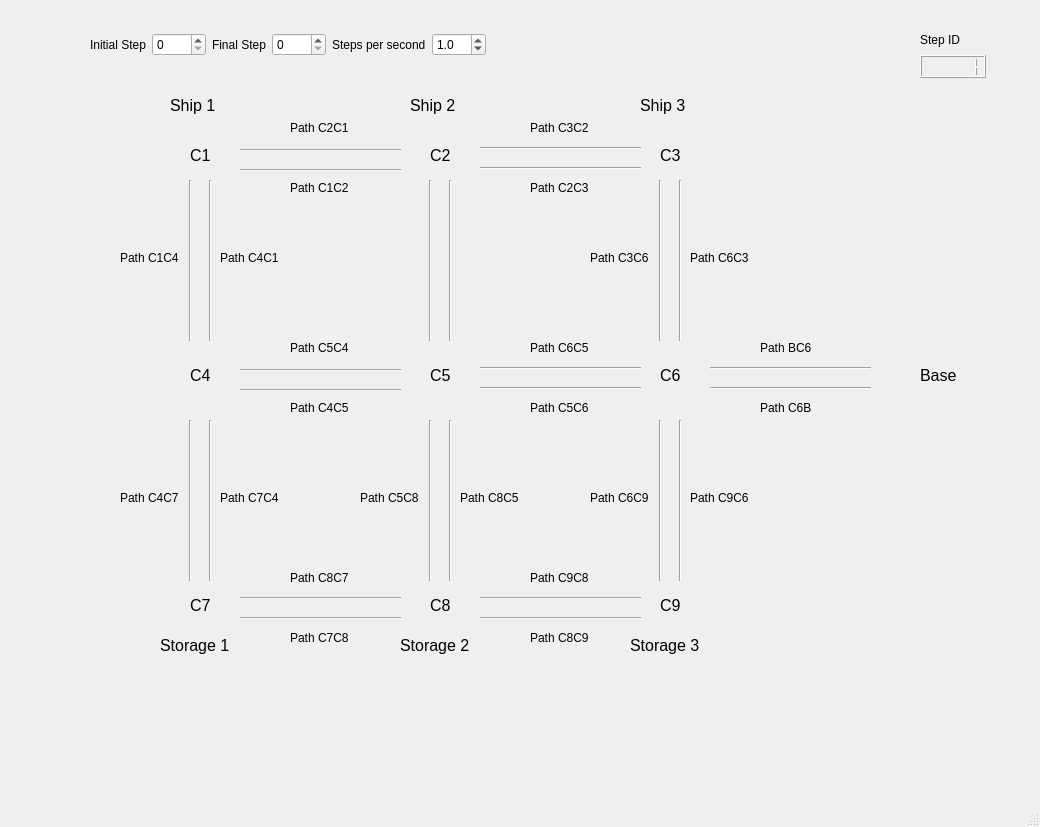
<?xml version="1.0" encoding="UTF-8"?>
<ui version="4.0">
 <class>MainWindow</class>
 <widget class="QMainWindow" name="MainWindow">
  <property name="geometry">
   <rect>
    <x>0</x>
    <y>0</y>
    <width>1040</width>
    <height>827</height>
   </rect>
  </property>
  <property name="windowTitle">
   <string>MainWindow</string>
  </property>
  <widget class="QWidget" name="centralwidget">
   <widget class="Line" name="line_PathC5C4">
    <property name="geometry">
     <rect>
      <x>240</x>
      <y>360</y>
      <width>161</width>
      <height>20</height>
     </rect>
    </property>
    <property name="orientation">
     <enum>Qt::Horizontal</enum>
    </property>
   </widget>
   <widget class="Line" name="line_PathC4C5">
    <property name="geometry">
     <rect>
      <x>240</x>
      <y>380</y>
      <width>161</width>
      <height>20</height>
     </rect>
    </property>
    <property name="orientation">
     <enum>Qt::Horizontal</enum>
    </property>
   </widget>
   <widget class="Line" name="line_PathC6C5">
    <property name="geometry">
     <rect>
      <x>480</x>
      <y>360</y>
      <width>161</width>
      <height>16</height>
     </rect>
    </property>
    <property name="orientation">
     <enum>Qt::Horizontal</enum>
    </property>
   </widget>
   <widget class="Line" name="line_PathC5C6">
    <property name="geometry">
     <rect>
      <x>480</x>
      <y>380</y>
      <width>161</width>
      <height>16</height>
     </rect>
    </property>
    <property name="orientation">
     <enum>Qt::Horizontal</enum>
    </property>
   </widget>
   <widget class="Line" name="line_PathC2C5">
    <property name="geometry">
     <rect>
      <x>420</x>
      <y>180</y>
      <width>21</width>
      <height>161</height>
     </rect>
    </property>
    <property name="orientation">
     <enum>Qt::Vertical</enum>
    </property>
   </widget>
   <widget class="Line" name="line_PathC5C2">
    <property name="enabled">
     <bool>true</bool>
    </property>
    <property name="geometry">
     <rect>
      <x>440</x>
      <y>180</y>
      <width>21</width>
      <height>161</height>
     </rect>
    </property>
    <property name="orientation">
     <enum>Qt::Vertical</enum>
    </property>
   </widget>
   <widget class="Line" name="line_PathC8C5">
    <property name="enabled">
     <bool>true</bool>
    </property>
    <property name="geometry">
     <rect>
      <x>440</x>
      <y>420</y>
      <width>21</width>
      <height>161</height>
     </rect>
    </property>
    <property name="orientation">
     <enum>Qt::Vertical</enum>
    </property>
   </widget>
   <widget class="Line" name="line_PathC5C8">
    <property name="geometry">
     <rect>
      <x>420</x>
      <y>420</y>
      <width>21</width>
      <height>161</height>
     </rect>
    </property>
    <property name="orientation">
     <enum>Qt::Vertical</enum>
    </property>
   </widget>
   <widget class="Line" name="line_PathC3C6">
    <property name="geometry">
     <rect>
      <x>650</x>
      <y>180</y>
      <width>21</width>
      <height>161</height>
     </rect>
    </property>
    <property name="orientation">
     <enum>Qt::Vertical</enum>
    </property>
   </widget>
   <widget class="Line" name="line_PathC6C3">
    <property name="enabled">
     <bool>true</bool>
    </property>
    <property name="geometry">
     <rect>
      <x>670</x>
      <y>180</y>
      <width>21</width>
      <height>161</height>
     </rect>
    </property>
    <property name="orientation">
     <enum>Qt::Vertical</enum>
    </property>
   </widget>
   <widget class="Line" name="line_PathC1C4">
    <property name="geometry">
     <rect>
      <x>180</x>
      <y>180</y>
      <width>21</width>
      <height>161</height>
     </rect>
    </property>
    <property name="orientation">
     <enum>Qt::Vertical</enum>
    </property>
   </widget>
   <widget class="Line" name="line_PathC4C1">
    <property name="enabled">
     <bool>true</bool>
    </property>
    <property name="geometry">
     <rect>
      <x>200</x>
      <y>180</y>
      <width>21</width>
      <height>161</height>
     </rect>
    </property>
    <property name="orientation">
     <enum>Qt::Vertical</enum>
    </property>
   </widget>
   <widget class="Line" name="line_PathC4C7">
    <property name="geometry">
     <rect>
      <x>180</x>
      <y>420</y>
      <width>21</width>
      <height>161</height>
     </rect>
    </property>
    <property name="orientation">
     <enum>Qt::Vertical</enum>
    </property>
   </widget>
   <widget class="Line" name="line_PathC7C4">
    <property name="enabled">
     <bool>true</bool>
    </property>
    <property name="geometry">
     <rect>
      <x>200</x>
      <y>420</y>
      <width>21</width>
      <height>161</height>
     </rect>
    </property>
    <property name="orientation">
     <enum>Qt::Vertical</enum>
    </property>
   </widget>
   <widget class="Line" name="line_PathC6C9">
    <property name="geometry">
     <rect>
      <x>650</x>
      <y>420</y>
      <width>21</width>
      <height>161</height>
     </rect>
    </property>
    <property name="orientation">
     <enum>Qt::Vertical</enum>
    </property>
   </widget>
   <widget class="Line" name="line_PathC9C6">
    <property name="enabled">
     <bool>true</bool>
    </property>
    <property name="geometry">
     <rect>
      <x>670</x>
      <y>420</y>
      <width>21</width>
      <height>161</height>
     </rect>
    </property>
    <property name="orientation">
     <enum>Qt::Vertical</enum>
    </property>
   </widget>
   <widget class="Line" name="line_PathC6B">
    <property name="geometry">
     <rect>
      <x>710</x>
      <y>380</y>
      <width>161</width>
      <height>16</height>
     </rect>
    </property>
    <property name="orientation">
     <enum>Qt::Horizontal</enum>
    </property>
   </widget>
   <widget class="Line" name="line_PathBC6">
    <property name="geometry">
     <rect>
      <x>710</x>
      <y>360</y>
      <width>161</width>
      <height>16</height>
     </rect>
    </property>
    <property name="orientation">
     <enum>Qt::Horizontal</enum>
    </property>
   </widget>
   <widget class="QLabel" name="label_Ship1">
    <property name="geometry">
     <rect>
      <x>170</x>
      <y>90</y>
      <width>61</width>
      <height>31</height>
     </rect>
    </property>
    <property name="font">
     <font>
      <pointsize>12</pointsize>
     </font>
    </property>
    <property name="text">
     <string>Ship 1 </string>
    </property>
   </widget>
   <widget class="QLabel" name="label_Ship2">
    <property name="geometry">
     <rect>
      <x>410</x>
      <y>90</y>
      <width>61</width>
      <height>31</height>
     </rect>
    </property>
    <property name="font">
     <font>
      <pointsize>12</pointsize>
     </font>
    </property>
    <property name="text">
     <string>Ship 2</string>
    </property>
   </widget>
   <widget class="QLabel" name="label_Ship3">
    <property name="geometry">
     <rect>
      <x>640</x>
      <y>90</y>
      <width>61</width>
      <height>31</height>
     </rect>
    </property>
    <property name="font">
     <font>
      <pointsize>12</pointsize>
     </font>
    </property>
    <property name="text">
     <string>Ship 3 </string>
    </property>
   </widget>
   <widget class="QLabel" name="label_Storage1">
    <property name="geometry">
     <rect>
      <x>160</x>
      <y>630</y>
      <width>101</width>
      <height>31</height>
     </rect>
    </property>
    <property name="font">
     <font>
      <pointsize>12</pointsize>
     </font>
    </property>
    <property name="text">
     <string>Storage 1 </string>
    </property>
   </widget>
   <widget class="QLabel" name="label_Storage2">
    <property name="geometry">
     <rect>
      <x>400</x>
      <y>630</y>
      <width>101</width>
      <height>31</height>
     </rect>
    </property>
    <property name="font">
     <font>
      <pointsize>12</pointsize>
     </font>
    </property>
    <property name="text">
     <string>Storage 2</string>
    </property>
   </widget>
   <widget class="QLabel" name="label_Storage3">
    <property name="geometry">
     <rect>
      <x>630</x>
      <y>630</y>
      <width>101</width>
      <height>31</height>
     </rect>
    </property>
    <property name="font">
     <font>
      <pointsize>12</pointsize>
     </font>
    </property>
    <property name="text">
     <string>Storage 3</string>
    </property>
   </widget>
   <widget class="QLabel" name="label_c1">
    <property name="geometry">
     <rect>
      <x>190</x>
      <y>140</y>
      <width>31</width>
      <height>31</height>
     </rect>
    </property>
    <property name="font">
     <font>
      <pointsize>12</pointsize>
     </font>
    </property>
    <property name="text">
     <string>C1</string>
    </property>
   </widget>
   <widget class="QLabel" name="label_c2">
    <property name="geometry">
     <rect>
      <x>430</x>
      <y>140</y>
      <width>31</width>
      <height>31</height>
     </rect>
    </property>
    <property name="font">
     <font>
      <pointsize>12</pointsize>
     </font>
    </property>
    <property name="text">
     <string>C2</string>
    </property>
   </widget>
   <widget class="QLabel" name="label_c3">
    <property name="geometry">
     <rect>
      <x>660</x>
      <y>140</y>
      <width>31</width>
      <height>31</height>
     </rect>
    </property>
    <property name="font">
     <font>
      <pointsize>12</pointsize>
     </font>
    </property>
    <property name="text">
     <string>C3</string>
    </property>
   </widget>
   <widget class="QLabel" name="label_c4">
    <property name="geometry">
     <rect>
      <x>190</x>
      <y>360</y>
      <width>31</width>
      <height>31</height>
     </rect>
    </property>
    <property name="font">
     <font>
      <pointsize>12</pointsize>
     </font>
    </property>
    <property name="text">
     <string>C4</string>
    </property>
   </widget>
   <widget class="QLabel" name="label_c5">
    <property name="geometry">
     <rect>
      <x>430</x>
      <y>360</y>
      <width>31</width>
      <height>31</height>
     </rect>
    </property>
    <property name="font">
     <font>
      <pointsize>12</pointsize>
     </font>
    </property>
    <property name="text">
     <string>C5</string>
    </property>
   </widget>
   <widget class="QLabel" name="label_c6">
    <property name="geometry">
     <rect>
      <x>660</x>
      <y>360</y>
      <width>31</width>
      <height>31</height>
     </rect>
    </property>
    <property name="font">
     <font>
      <pointsize>12</pointsize>
     </font>
    </property>
    <property name="text">
     <string>C6</string>
    </property>
   </widget>
   <widget class="QLabel" name="label_c7">
    <property name="geometry">
     <rect>
      <x>190</x>
      <y>590</y>
      <width>31</width>
      <height>31</height>
     </rect>
    </property>
    <property name="font">
     <font>
      <pointsize>12</pointsize>
     </font>
    </property>
    <property name="text">
     <string>C7</string>
    </property>
   </widget>
   <widget class="QLabel" name="label_c8">
    <property name="geometry">
     <rect>
      <x>430</x>
      <y>590</y>
      <width>31</width>
      <height>31</height>
     </rect>
    </property>
    <property name="font">
     <font>
      <pointsize>12</pointsize>
     </font>
    </property>
    <property name="text">
     <string>C8</string>
    </property>
   </widget>
   <widget class="QLabel" name="label_c9">
    <property name="geometry">
     <rect>
      <x>660</x>
      <y>590</y>
      <width>31</width>
      <height>31</height>
     </rect>
    </property>
    <property name="font">
     <font>
      <pointsize>12</pointsize>
     </font>
    </property>
    <property name="text">
     <string>C9</string>
    </property>
   </widget>
   <widget class="QLabel" name="label_Base">
    <property name="geometry">
     <rect>
      <x>920</x>
      <y>360</y>
      <width>61</width>
      <height>31</height>
     </rect>
    </property>
    <property name="font">
     <font>
      <pointsize>12</pointsize>
     </font>
    </property>
    <property name="text">
     <string>Base</string>
    </property>
   </widget>
   <widget class="Line" name="line_PathC2C1">
    <property name="geometry">
     <rect>
      <x>240</x>
      <y>140</y>
      <width>161</width>
      <height>20</height>
     </rect>
    </property>
    <property name="orientation">
     <enum>Qt::Horizontal</enum>
    </property>
   </widget>
   <widget class="Line" name="line_PathC1C2">
    <property name="geometry">
     <rect>
      <x>240</x>
      <y>160</y>
      <width>161</width>
      <height>20</height>
     </rect>
    </property>
    <property name="orientation">
     <enum>Qt::Horizontal</enum>
    </property>
   </widget>
   <widget class="Line" name="line_PathC2C3">
    <property name="geometry">
     <rect>
      <x>480</x>
      <y>160</y>
      <width>161</width>
      <height>16</height>
     </rect>
    </property>
    <property name="orientation">
     <enum>Qt::Horizontal</enum>
    </property>
   </widget>
   <widget class="Line" name="line_PathC3C2">
    <property name="geometry">
     <rect>
      <x>480</x>
      <y>140</y>
      <width>161</width>
      <height>16</height>
     </rect>
    </property>
    <property name="orientation">
     <enum>Qt::Horizontal</enum>
    </property>
   </widget>
   <widget class="Line" name="line_PathC8C9">
    <property name="geometry">
     <rect>
      <x>480</x>
      <y>610</y>
      <width>161</width>
      <height>16</height>
     </rect>
    </property>
    <property name="orientation">
     <enum>Qt::Horizontal</enum>
    </property>
   </widget>
   <widget class="Line" name="line_PathC9C8">
    <property name="geometry">
     <rect>
      <x>480</x>
      <y>590</y>
      <width>161</width>
      <height>16</height>
     </rect>
    </property>
    <property name="orientation">
     <enum>Qt::Horizontal</enum>
    </property>
   </widget>
   <widget class="Line" name="line_PathC7C8">
    <property name="geometry">
     <rect>
      <x>240</x>
      <y>610</y>
      <width>161</width>
      <height>16</height>
     </rect>
    </property>
    <property name="orientation">
     <enum>Qt::Horizontal</enum>
    </property>
   </widget>
   <widget class="Line" name="line_PathC8C7">
    <property name="geometry">
     <rect>
      <x>240</x>
      <y>590</y>
      <width>161</width>
      <height>16</height>
     </rect>
    </property>
    <property name="orientation">
     <enum>Qt::Horizontal</enum>
    </property>
   </widget>
   <widget class="QLabel" name="label_PathC1C2">
    <property name="geometry">
     <rect>
      <x>290</x>
      <y>180</y>
      <width>61</width>
      <height>16</height>
     </rect>
    </property>
    <property name="text">
     <string>Path C1C2</string>
    </property>
   </widget>
   <widget class="QLabel" name="label_PathC2C1">
    <property name="geometry">
     <rect>
      <x>290</x>
      <y>120</y>
      <width>61</width>
      <height>16</height>
     </rect>
    </property>
    <property name="text">
     <string>Path C2C1</string>
    </property>
   </widget>
   <widget class="QLabel" name="label_PathC3C2">
    <property name="geometry">
     <rect>
      <x>530</x>
      <y>120</y>
      <width>61</width>
      <height>16</height>
     </rect>
    </property>
    <property name="text">
     <string>Path C3C2</string>
    </property>
   </widget>
   <widget class="QLabel" name="label_PathC2C3">
    <property name="geometry">
     <rect>
      <x>530</x>
      <y>180</y>
      <width>61</width>
      <height>16</height>
     </rect>
    </property>
    <property name="text">
     <string>Path C2C3</string>
    </property>
   </widget>
   <widget class="QLabel" name="label_PathC6C5">
    <property name="geometry">
     <rect>
      <x>530</x>
      <y>340</y>
      <width>61</width>
      <height>16</height>
     </rect>
    </property>
    <property name="text">
     <string>Path C6C5</string>
    </property>
   </widget>
   <widget class="QLabel" name="label_PathC5C6">
    <property name="geometry">
     <rect>
      <x>530</x>
      <y>400</y>
      <width>61</width>
      <height>16</height>
     </rect>
    </property>
    <property name="text">
     <string>Path C5C6</string>
    </property>
   </widget>
   <widget class="QLabel" name="label_PathC5C4">
    <property name="geometry">
     <rect>
      <x>290</x>
      <y>340</y>
      <width>61</width>
      <height>16</height>
     </rect>
    </property>
    <property name="text">
     <string>Path C5C4</string>
    </property>
   </widget>
   <widget class="QLabel" name="label_PathC4C5">
    <property name="geometry">
     <rect>
      <x>290</x>
      <y>400</y>
      <width>61</width>
      <height>16</height>
     </rect>
    </property>
    <property name="text">
     <string>Path C4C5</string>
    </property>
   </widget>
   <widget class="QLabel" name="label_PathC8C7">
    <property name="geometry">
     <rect>
      <x>290</x>
      <y>570</y>
      <width>61</width>
      <height>16</height>
     </rect>
    </property>
    <property name="text">
     <string>Path C8C7</string>
    </property>
   </widget>
   <widget class="QLabel" name="label_PathC7C8">
    <property name="geometry">
     <rect>
      <x>290</x>
      <y>630</y>
      <width>61</width>
      <height>16</height>
     </rect>
    </property>
    <property name="text">
     <string>Path C7C8</string>
    </property>
   </widget>
   <widget class="QLabel" name="label_PathC9C2">
    <property name="geometry">
     <rect>
      <x>530</x>
      <y>570</y>
      <width>61</width>
      <height>16</height>
     </rect>
    </property>
    <property name="text">
     <string>Path C9C8</string>
    </property>
   </widget>
   <widget class="QLabel" name="label_PathC8C9">
    <property name="geometry">
     <rect>
      <x>530</x>
      <y>630</y>
      <width>61</width>
      <height>16</height>
     </rect>
    </property>
    <property name="text">
     <string>Path C8C9</string>
    </property>
   </widget>
   <widget class="QLabel" name="label_PathBC6">
    <property name="geometry">
     <rect>
      <x>760</x>
      <y>340</y>
      <width>61</width>
      <height>16</height>
     </rect>
    </property>
    <property name="text">
     <string>Path BC6</string>
    </property>
   </widget>
   <widget class="QLabel" name="label_PathC6B">
    <property name="geometry">
     <rect>
      <x>760</x>
      <y>400</y>
      <width>61</width>
      <height>16</height>
     </rect>
    </property>
    <property name="text">
     <string>Path C6B</string>
    </property>
   </widget>
   <widget class="QLabel" name="label_PathC6C3">
    <property name="geometry">
     <rect>
      <x>690</x>
      <y>250</y>
      <width>61</width>
      <height>16</height>
     </rect>
    </property>
    <property name="text">
     <string>Path C6C3</string>
    </property>
   </widget>
   <widget class="QLabel" name="label_PathC3C6">
    <property name="geometry">
     <rect>
      <x>590</x>
      <y>250</y>
      <width>61</width>
      <height>16</height>
     </rect>
    </property>
    <property name="text">
     <string>Path C3C6</string>
    </property>
   </widget>
   <widget class="QLabel" name="label_PathC9C6">
    <property name="geometry">
     <rect>
      <x>690</x>
      <y>490</y>
      <width>61</width>
      <height>16</height>
     </rect>
    </property>
    <property name="text">
     <string>Path C9C6</string>
    </property>
   </widget>
   <widget class="QLabel" name="label_PathC6C9">
    <property name="geometry">
     <rect>
      <x>590</x>
      <y>490</y>
      <width>61</width>
      <height>16</height>
     </rect>
    </property>
    <property name="text">
     <string>Path C6C9</string>
    </property>
   </widget>
   <widget class="QLabel" name="label_PathC8C5">
    <property name="geometry">
     <rect>
      <x>460</x>
      <y>490</y>
      <width>61</width>
      <height>16</height>
     </rect>
    </property>
    <property name="text">
     <string>Path C8C5</string>
    </property>
   </widget>
   <widget class="QLabel" name="label_PathC5C8">
    <property name="geometry">
     <rect>
      <x>360</x>
      <y>490</y>
      <width>61</width>
      <height>16</height>
     </rect>
    </property>
    <property name="text">
     <string>Path C5C8</string>
    </property>
   </widget>
   <widget class="QLabel" name="label_PathC7C4">
    <property name="geometry">
     <rect>
      <x>220</x>
      <y>490</y>
      <width>61</width>
      <height>16</height>
     </rect>
    </property>
    <property name="text">
     <string>Path C7C4</string>
    </property>
   </widget>
   <widget class="QLabel" name="label_PathC4C7">
    <property name="geometry">
     <rect>
      <x>120</x>
      <y>490</y>
      <width>61</width>
      <height>16</height>
     </rect>
    </property>
    <property name="text">
     <string>Path C4C7</string>
    </property>
   </widget>
   <widget class="QLabel" name="label_PathC4C1">
    <property name="geometry">
     <rect>
      <x>220</x>
      <y>250</y>
      <width>61</width>
      <height>16</height>
     </rect>
    </property>
    <property name="text">
     <string>Path C4C1</string>
    </property>
   </widget>
   <widget class="QLabel" name="label_PathC1C4">
    <property name="geometry">
     <rect>
      <x>120</x>
      <y>250</y>
      <width>61</width>
      <height>16</height>
     </rect>
    </property>
    <property name="text">
     <string>Path C1C4</string>
    </property>
   </widget>
   <widget class="QWidget" name="">
    <property name="geometry">
     <rect>
      <x>90</x>
      <y>30</y>
      <width>396</width>
      <height>29</height>
     </rect>
    </property>
    <layout class="QHBoxLayout" name="horizontalLayout">
     <item>
      <widget class="QLabel" name="label">
       <property name="text">
        <string>Initial Step</string>
       </property>
      </widget>
     </item>
     <item>
      <widget class="QSpinBox" name="spinBox"/>
     </item>
     <item>
      <widget class="QLabel" name="label_2">
       <property name="text">
        <string>Final Step</string>
       </property>
      </widget>
     </item>
     <item>
      <widget class="QSpinBox" name="spinBox_2"/>
     </item>
     <item>
      <widget class="QLabel" name="label_3">
       <property name="text">
        <string>Steps per second</string>
       </property>
      </widget>
     </item>
     <item>
      <widget class="QDoubleSpinBox" name="doubleSpinBox">
       <property name="decimals">
        <number>1</number>
       </property>
       <property name="minimum">
        <double>0.100000000000000</double>
       </property>
       <property name="maximum">
        <double>5.000000000000000</double>
       </property>
       <property name="singleStep">
        <double>0.100000000000000</double>
       </property>
       <property name="value">
        <double>1.000000000000000</double>
       </property>
      </widget>
     </item>
    </layout>
   </widget>
   <widget class="QWidget" name="">
    <property name="geometry">
     <rect>
      <x>920</x>
      <y>30</y>
      <width>66</width>
      <height>48</height>
     </rect>
    </property>
    <layout class="QVBoxLayout" name="verticalLayout">
     <item>
      <widget class="QLabel" name="label_4">
       <property name="text">
        <string>Step ID</string>
       </property>
      </widget>
     </item>
     <item>
      <widget class="QLCDNumber" name="lcdNumber">
       <property name="intValue" stdset="0">
        <number>1</number>
       </property>
      </widget>
     </item>
    </layout>
   </widget>
  </widget>
  <widget class="QMenuBar" name="menuBar">
   <property name="geometry">
    <rect>
     <x>0</x>
     <y>0</y>
     <width>1040</width>
     <height>23</height>
    </rect>
   </property>
  </widget>
  <widget class="QStatusBar" name="statusbar"/>
 </widget>
 <resources/>
 <connections/>
</ui>
